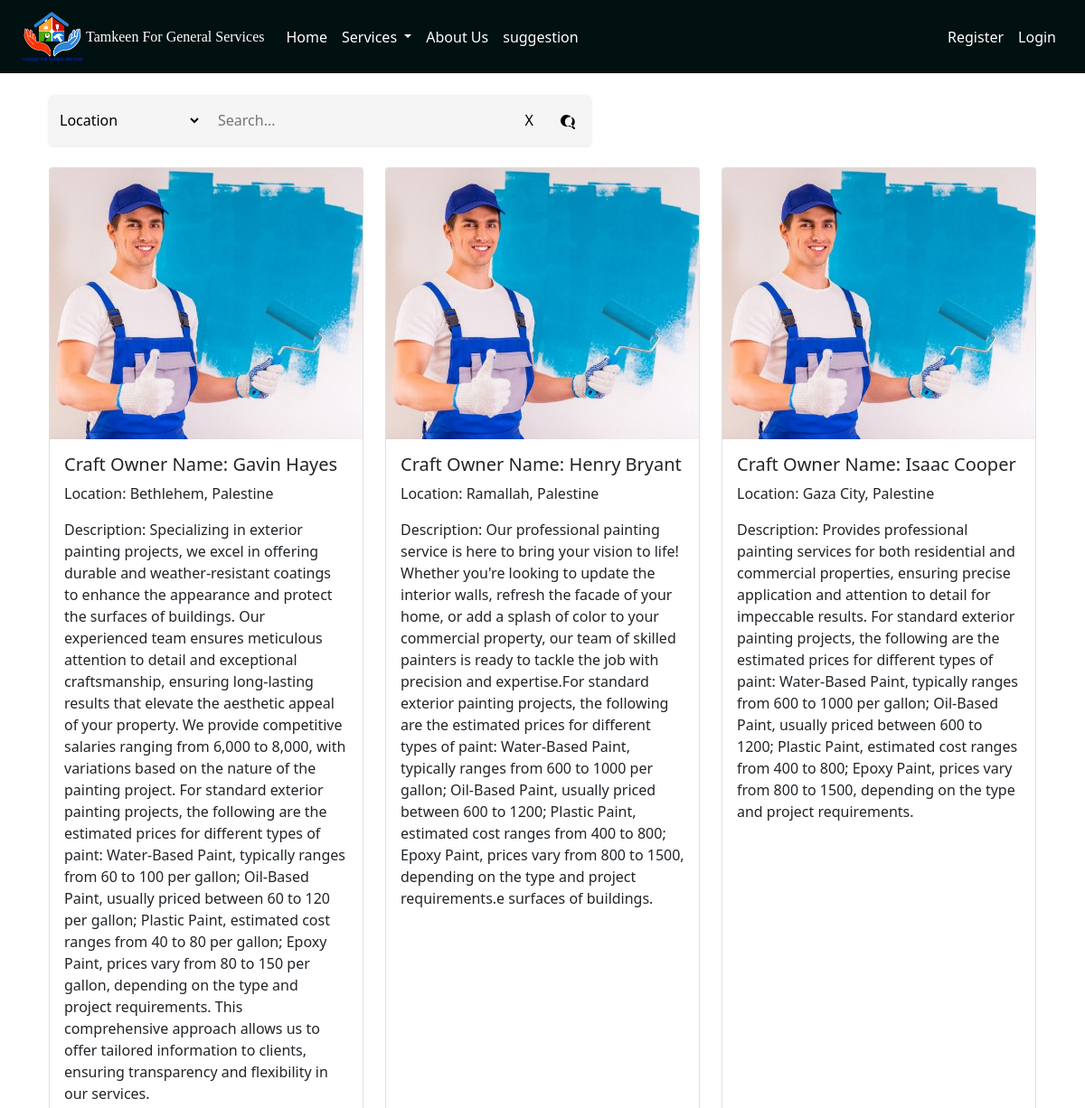
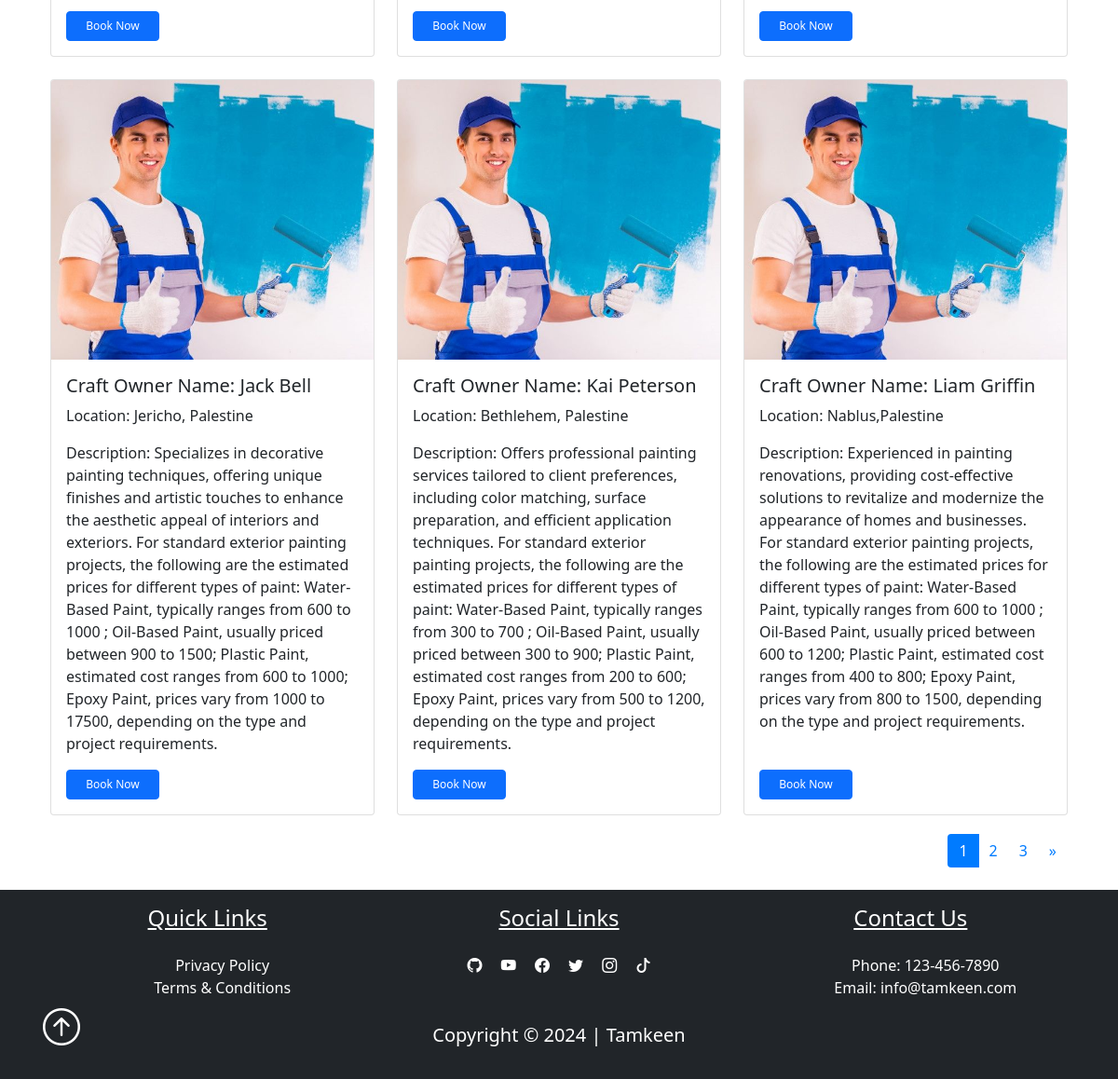
/Painting, run on the app's committed database (2 pictures, top to bottom).
### pythonic/models.py (models this page shows, shortened)
class User(db.Model, UserMixin):
    id = db.Column(db.Integer, primary_key=True)
    username = db.Column(db.String(25), unique=True, nullable=False)
    email = db.Column(db.String(125), unique=True, nullable=False)
    image_file = db.Column(db.String(20), nullable=False, default="prf.jpg")
    password = db.Column(db.String(60), nullable=False)
    address = db.Column(db.String(25), nullable=False)
    contactNumber = db.Column(db.String(10), nullable=False)
    user_type = db.Column(db.String(20), nullable=False)
    service_type = db.Column(db.String(20), nullable=True)
    description = db.Column(db.Text, nullable=True)
    service_id = db.Column(db.Integer, db.ForeignKey("service.id"), nullable=True)
    availability = db.relationship('Availability', uselist=False, backref='owner', lazy=True)
    works = db.relationship("Work", backref="maker", lazy=True)
    ratings = db.relationship('Rating', foreign_keys='Rating.craft_owner_id', backref='craft_owner', lazy=True)
    average_rating = db.Column(db.Float, nullable=True)

### pythonic/routes.py (the view)
@app.route('/Painting')
def Painting():
    page = request.args.get('page', 1, type=int)
    per_page = 6
    users, total_users, total_pages = get_Painting_users_from_database(page, per_page)
    next_url = url_for('Painting', page=page + 1) if page < total_pages else None
    prev_url = url_for('Painting', page=page - 1) if page > 1 else None
    pages = range(1, total_pages + 1)
    return render_template('Painting.html', Painting_users=users, next_url=next_url, prev_url=prev_url, pages=pages, current_page=page)

### instance/helper.py (called while the page is built)
def get_Painting_users_from_database(page, per_page):
    Painting_pagination = User.query.filter_by(service_type='Painting').paginate(page=page, per_page=per_page, error_out=False)
    total_users = Painting_pagination.total
    total_pages = Painting_pagination.pages
    return Painting_pagination.items, total_users, total_pages

### pythonic/templates/Painting.html (shortened to what this page needs)
<!DOCTYPE html>
<html lang="en">
<head>
    <link href="{{ url_for('static', filename='css/bootstrap.min.css') }}" rel="stylesheet">
</head>
<body>
    {% extends "layout.html" %}
    {% block content %}
    <br>
    <div class="container">
        <div class="search-container">
            <select id="filterSelect">
                <option value="location">Location</option>
            </select>
            <input type="text" id="searchInput" placeholder="Search...">
            <button id="clearButton">X</button>
            <button id="searchButton">
            </button>
        </div>
        <br>
        <div class="row row-cols-1 row-cols-md-3 g-4" id="cardContainer">
            {% for user in Painting_users %}
            <div class="col">
                <div class="card solution_card" data-location="{{ user.address }}" data-craftowner="{{ user.username }}">
                    <img src="{{ url_for('static', filename=user.image_file) }}" class="card-img-top" alt="Painting image">
                    <div class="card-body">
                        <h5 class="card-title">Craft Owner Name: {{ user.username }}</h5>
                        <p class="card-text">Location: {{ user.address }}</p>
                        <p class="card-text">Description: {{ user.description }}</p>
                        <a href="/appointments?craft_owner={{ user.username }}&service_type={{ user.service_type }}" class="btn btn-primary" style="font-size: 12px; width: 100px;">Book Now</a>
                    </div>
                </div>
            </div>
            {% endfor %}
        </div>
        <div class="pagination-container">
            <nav aria-label="Page navigation">
                <ul class="pagination">
                    {% for page in pages %}
                    <li class="page-item {% if page == current_page %}active{% endif %}">
                        <a class="page-link" href="{{ url_for('Painting', page=page) }}">{{ page }}</a>
                    </li>
                    {% endfor %}
                    {% if next_url %}
                    <li class="page-item">
                        <a class="page-link" href="{{ next_url }}" aria-label="Next">
                            <span aria-hidden="true">&raquo;</span>
                        </a>
                    </li>
                    {% endif %}
                </ul>
            </nav>
        </div>
    </div>
    <br>
    {% endblock %}

### pythonic/static/main.css (style rules this page uses)
.container { object-fit:fill; margin: auto; }

### pythonic/templates/Painting.html (style rules this page uses)
.search-container { display: flex; align-items: center; background-color: #f5f5f5; padding: 8px; border-radius: 5px; box-shadow: 0px 1px 3px rgba(0, 0, 0, 0.1); width: 600px; margin-left: 0; }
#filterSelect { border: none; background-color: transparent; font-size: 16px; margin-right: 10px; flex-shrink: 0; }
#searchInput { flex-grow: 1; border: none; background-color: transparent; font-size: 16px; padding: 8px; }
#clearButton, #searchButton { border: none; background-color: transparent; font-size: 16px; cursor: pointer; padding: 0 10px; flex-shrink: 0; }
#searchButton svg { vertical-align: middle; }
#clearButton { margin-right: 10px; }
.btn-primary { margin-top: auto; font-size: 14px; padding: 5px 10px; }
.pagination-container { display: flex; justify-content: flex-end; align-items: center; margin-top: 20px; }
.pagination-container .pagination { margin: 0; }
.pagination-container .pagination .page-link { color: #007bff; background-color: transparent; border: none; cursor: pointer; }
.pagination-container .pagination .page-item.active .page-link { z-index: 1; color: #fff; background-color: #007bff; border-color: #007bff; }
.card { display: flex; flex-direction: column; justify-content: space-between; transition: transform 0.3s, box-shadow 0.3s; height: 100%; }
.card-body { flex-grow: 1; display: flex; flex-direction: column; justify-content: space-between; }
.card-img-top { height: 300px; object-fit: cover; }

### data on the page
User: image_file (picture), username "Gavin Hayes", address "Bethlehem, Palestine", description "Specializing in exterior painting projects, we excel in offering durable and weather-resistant coatings to enhance the appearance and protect the surfaces of buildings. Our experienced team ensures meticulous attention to detail and exceptional craftsmanship, ensuring long-lasting results that elevate the aesthetic appeal of your property. We provide competitive salaries ranging from 6,000 to 8,000, with variations based on the nature of the painting project. For standard exterior painting projects, the following are the estimated prices for different types of paint: Water-Based Paint, typically ranges from 60 to 100 per gallon; Oil-Based Paint, usually priced between 60 to 120 per gallon;…"
User: image_file (picture), username "Henry Bryant", address "Ramallah, Palestine", description "Our professional painting service is here to bring your vision to life! Whether you're looking to update the interior walls, refresh the facade of your home, or add a splash of color to your commercial property, our team of skilled painters is ready to tackle the job with precision and expertise.For standard exterior painting projects, the following are the estimated prices for different types of paint: Water-Based Paint, typically ranges from 600 to 1000 per gallon; Oil-Based Paint, usually priced between 600 to 1200; Plastic Paint, estimated cost ranges from 400 to 800; Epoxy Paint, prices vary from 800 to 1500, depending on the type and project requirements.e surfaces of buildings."
User: image_file (picture), username "Isaac Cooper", address "Gaza City, Palestine", description "Provides professional painting services for both residential and commercial properties, ensuring precise application and attention to detail for impeccable results. For standard exterior painting projects, the following are the estimated prices for different types of paint: Water-Based Paint, typically ranges from 600 to 1000 per gallon; Oil-Based Paint, usually priced between 600 to 1200; Plastic Paint, estimated cost ranges from 400 to 800; Epoxy Paint, prices vary from 800 to 1500, depending on the type and project requirements."
User: image_file (picture), username "Jack Bell", address "Jericho, Palestine", description "Specializes in decorative painting techniques, offering unique finishes and artistic touches to enhance the aesthetic appeal of interiors and exteriors. For standard exterior painting projects, the following are the estimated prices for different types of paint: Water-Based Paint, typically ranges from 600 to 1000 ; Oil-Based Paint, usually priced between 900 to 1500; Plastic Paint, estimated cost ranges from 600 to 1000; Epoxy Paint, prices vary from 1000 to 17500, depending on the type and project requirements."
User: image_file (picture), username "Kai Peterson", address "Bethlehem, Palestine", description "Offers professional painting services tailored to client preferences, including color matching, surface preparation, and efficient application techniques. For standard exterior painting projects, the following are the estimated prices for different types of paint: Water-Based Paint, typically ranges from 300 to 700 ; Oil-Based Paint, usually priced between 300 to 900; Plastic Paint, estimated cost ranges from 200 to 600; Epoxy Paint, prices vary from 500 to 1200, depending on the type and project requirements."
User: image_file (picture), username "Liam Griffin", address "Nablus,Palestine", description "Experienced in painting renovations, providing cost-effective solutions to revitalize and modernize the appearance of homes and businesses. For standard exterior painting projects, the following are the estimated prices for different types of paint: Water-Based Paint, typically ranges from 600 to 1000 ; Oil-Based Paint, usually priced between 600 to 1200; Plastic Paint, estimated cost ranges from 400 to 800; Epoxy Paint, prices vary from 800 to 1500, depending on the type and project requirements."

### other printed values
{{ page }} "1" "2" "3"
